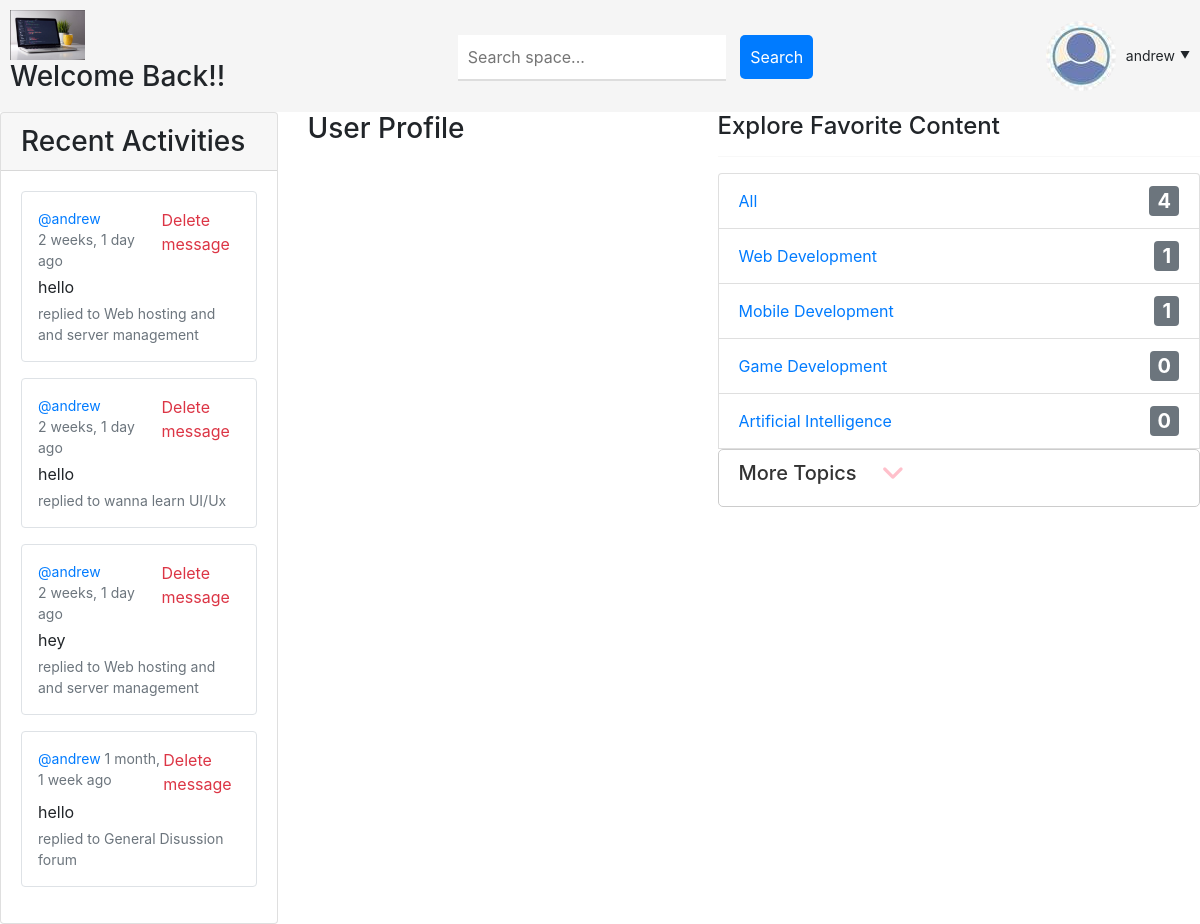
/profile/1/ (signed in), run on the app's committed database.
### base/models.py (models this page shows, shortened)
class Message(models.Model):
    user = models.ForeignKey(User, on_delete=models.CASCADE)
    room = models.ForeignKey(Room, on_delete=models.CASCADE)
    body = models.TextField()
    updated = models.DateTimeField(auto_now=True)
    created = models.DateTimeField(auto_now_add=True)
    class Meta:
        ordering = ['-updated', '-created']

class Room(models.Model):
    host = models.ForeignKey(User, on_delete=models.SET_NULL, null=True)
    topic = models.ForeignKey(Topic, on_delete=models.SET_NULL, null=True)
    name = models.CharField(max_length=200)
    description = models.TextField()
    participants = models.ManyToManyField(User, related_name='participants', blank=True)
    created = models.DateTimeField(auto_now_add=True)
    updated = models.DateTimeField(auto_now=True)
    class Meta:
        ordering = ['-updated', '-created']
    def __str__(self):
        return self.name

class Topic(models.Model):
    name = models.CharField(max_length=150)

### base/views.py (the view)
# urls.py: path('profile/<int:pk>/', views.userProfile, name="profile"),
def userProfile(request, pk):
    user = User.objects.get(id=pk)
    rooms = user.room_set.all()
    room_messages = user.message_set.all()
    topics = Topic.objects.all
    context = {'user':user, 'rooms':rooms, 'room_messages':room_messages, 'topics':topics}
    return render(request,'profile.html',context)

### Templates/profile.html (shortened to what this page needs)
<html>
{% load static %}
{% load bootstrap4 %}
<link rel="stylesheet" href="{% static 'css/bootstrap.min.css' %}">
<link rel="stylesheet" type="text/css" href="{% static 'css/styles.css' %}">
{% bootstrap_css %}
{% block content %}
<div class="row">
    <div class="col">
        {% include 'navbar.html' %}
    </div>
</div>
<div class="row">
    <div class="col-md-3">
      {% include 'activities.html' %}
    </div>
    <div class="col-md-4">
         <h3>User Profile</h3>
    </div>
    <div class="col-md-5">
        {% include 'topics.html' %}
</div>
    {% endblock content %}
</html>

### Templates/navbar.html (shortened to what this page needs)
{% load static %}
<div class="navbar">
  <div class="logo">
    <a href="{% url 'home' %}"><img src="{% static 'images/logo1.png' %}" alt="Logo"></a>
    <h3>Welcome Back!!</h3>
  </div>
  <div class="search">
    <form method="get" action="{% url 'home' %}">
      <input type="text" name="q" placeholder="Search space...">
      <button type="submit">Search</button>
    </form>
  </div>
  <div class="user">
    {% if request.user.is_authenticated %}
    <img src="{% static 'images/avatar.jpeg' %}" class="avatar">
     {{ request.user }}
    {% else %}
    <a href="{% url 'login' %}">Login</a>
    {% endif %}
  </div>
</div>

### Templates/activities.html
<div class="card">
  <div class="card-header">
    <h3 class="mb-0">Recent Activities</h3>
  </div>
  <div class="card-body">
    {% for message in room_messages %}
    <div class="border rounded p-3 mb-3">
      <div class="d-flex justify-content-between">
        <small class="text-muted">
          <a href="{% url 'profile' message.user.id %}" class="text-decoration-none">@{{message.user}}</a> {{message.created|timesince}} ago
        </small>
        {% if request.user == message.user %}
        <a href="{% url 'delete-message' message.id %}" class="text-danger text-decoration-none">Delete message</a>
        {% endif %}
      </div>
      <p class="mt-1 mb-1">{{message.body}}</p>
      <small class="text-muted">replied to {{message.room}}</small>
    </div>
    {% endfor %}
  </div>
</div>

### Templates/topics.html (shortened to what this page needs)
<h4>Explore Favorite Content</h4>
                <hr>
                <ul class="list-group">
                    <li class="list-group-item">
                      <a href="{% url 'home' %}" class="d-flex justify-content-between align-items-center text-decoration-none">
                        <span>All</span>
                        <span class="badge bg-secondary ms-2">{{topics.count}}</span>
                      </a>
                    </li>
                    {% for topic in topics %}
                    <li class="list-group-item">
                      <a href="{% url 'home' %}?={{topic.name}}" class="d-flex justify-content-between align-items-center text-decoration-none">
                        <span>{{topic.name}}</span>
                        <span class="badge bg-secondary ms-2">{{topic.room_set.all.count}}</span>
                      </a>
                    </li>
                    {% endfor %}
                    <a href="#" class="more-topics-link">
                      <h4 class="more-topics-heading">
                        More Topics
                        <i class="fa-solid fa-angle-down more-topics-icon"></i>
                      </h4>
                    </a>
                  </ul>

### Templates/navbar.html (style rules this page uses)
.navbar { display: flex; justify-content: space-between; align-items: center; padding: 10px; background-color: #f5f5f5; }
.logo img { height: 50px; }
.user { display: flex; align-items: center; font-size: 14px; position: relative; }
.avatar { border-radius: 50%; margin-right: 10px; cursor: pointer; }
.user::after { content: "\25BC"; margin-left: 5px; font-size: 10px; }
.search { margin-top: 20px; display: flex; justify-content: center; align-items: center; }
.search input[type="text"] { padding: 10px ; font-size: 16px; border: none; border-bottom: 2px solid #ddd; }
.search button { padding: 10px 10px; background-color: #007bff; color: #fff; border: none; border-radius: 5px; margin-left: 10px; cursor: pointer; transform: background 0.5s; }

### Templates/topics.html (style rules this page uses)
.badge { font-size: 20px; }
.more-topics-link { display: inline-block; text-decoration: none; border: 1px solid #ccc; border-radius: 5px; padding: 10px 20px; }
.more-topics-heading { font-size: 20px; color: #333; margin-bottom: 10px; display: flex; align-items: center; }
.more-topics-icon { margin-left: 25px; color: pink; font-size: 26px; }

### data on the page
Message: user "andrew", created "2 weeks, 1 day", shows "Delete message", body "hello", room "Web hosting and and server management"
Message: user "andrew", created "2 weeks, 1 day", shows "Delete message", body "hello", room "wanna learn UI/Ux"
Message: user "andrew", created "2 weeks, 1 day", shows "Delete message", body "hey", room "Web hosting and and server management"
Message: user "andrew", created "1 month, 1 week", shows "Delete message", body "hello", room "General Disussion forum"
Topic: name "Web Development", room_set.all.count "1"
Topic: name "Mobile Development", room_set.all.count "1"
Topic: name "Game Development", room_set.all.count "0"
Topic: name "Artificial Intelligence", room_set.all.count "0"

### other printed values
{{ request.user }} "andrew"
{{ topics.count }} "4"
